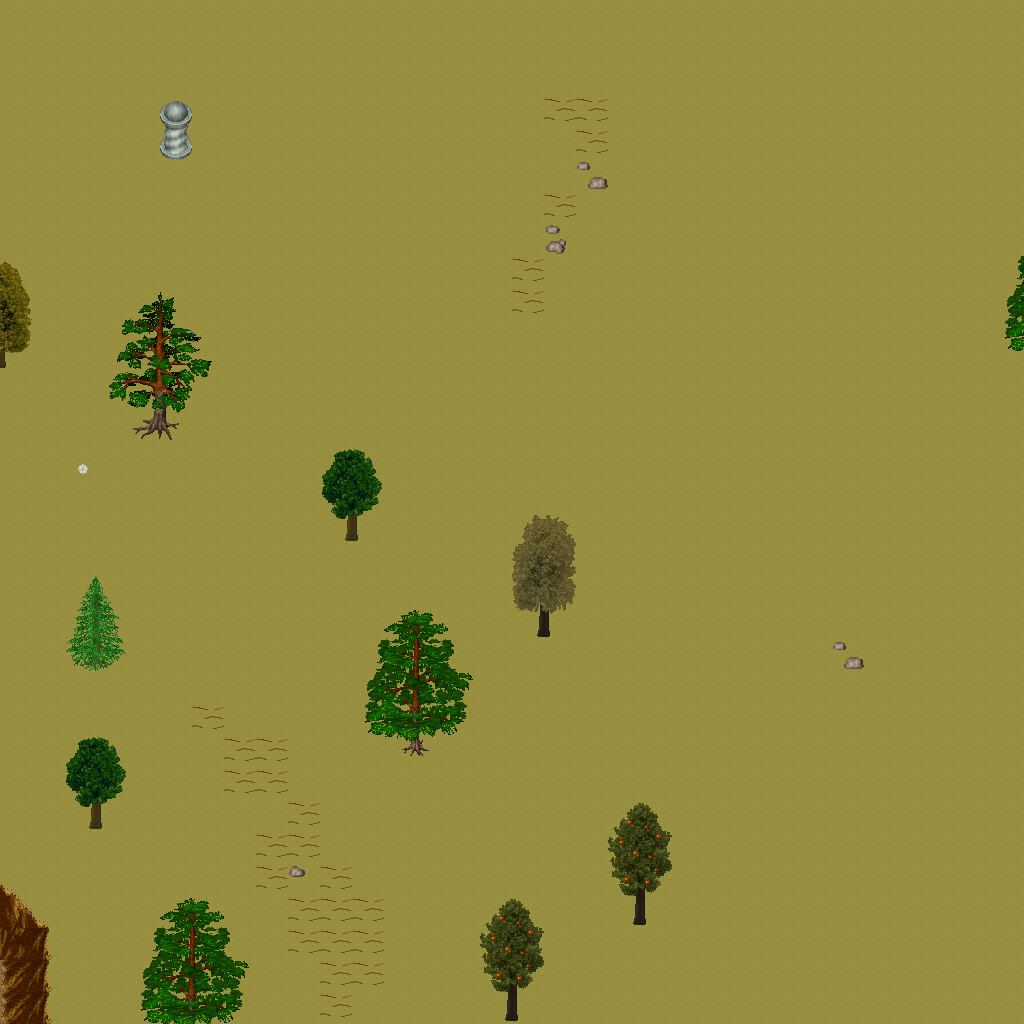

This is a level from a 2D game, rendered from its Tiled map with the project's own tilesets. A one-line summary and the map file follow, with tile-layer data summarised:
An orthogonal 32x32 tile map with 32x32 px tiles, 5 tile layers (Ground, Objects, Objects2, Above, ...), 1 hidden layer not drawn, 17 tilesets.

<map version="1.10" tiledversion="1.11.0" orientation="orthogonal" renderorder="right-down" width="32" height="32" tilewidth="32" tileheight="32" infinite="0" nextlayerid="11" nextobjectid="1">
 <tileset firstgid="1" name="ground_ground" tilewidth="32" tileheight="32" tilecount="33" columns="3">
  <image source="../drawable/ground_ground.png" width="96" height="352" />
 </tileset>
 <tileset firstgid="34" name="ground_rock_pebbles" tilewidth="32" tileheight="32" tilecount="3" columns="1">
  <image source="../drawable/ground_rock_pebbles.png" width="32" height="96" />
 </tileset>
 <tileset firstgid="37" name="ground_grass_edges" tilewidth="32" tileheight="32" tilecount="36" columns="12">
  <image source="../drawable/ground_grass_edges.png" width="384" height="96" />
 </tileset>
 <tileset firstgid="73" name="plant_flower_daisy_white" tilewidth="32" tileheight="32" tilecount="8" columns="2">
  <image source="../drawable/plant_flower_daisy_white.png" width="64" height="128" />
 </tileset>
 <tileset firstgid="81" name="ground_ridge_earth_dark" tilewidth="32" tileheight="32" tilecount="96" columns="12">
  <image source="../drawable/ground_ridge_earth_dark.png" width="384" height="256" />
 </tileset>
 <tileset firstgid="177" name="plant_grasses" tilewidth="32" tileheight="32" tilecount="6" columns="3">
  <image source="../drawable/plant_grasses.png" width="96" height="64" />
 </tileset>
 <tileset firstgid="183" name="ground_earth_edges" tilewidth="32" tileheight="32" tilecount="18" columns="6">
  <image source="../drawable/ground_earth_edges.png" width="192" height="96" />
 </tileset>
 <tileset firstgid="201" name="ground_pothole" tilewidth="32" tileheight="32" tilecount="4" columns="4">
  <image source="../drawable/ground_pothole.png" width="128" height="32" />
 </tileset>
 <tileset firstgid="205" name="item_statue_green_stone_3" tilewidth="32" tileheight="32" tilecount="3" columns="1">
  <image source="../drawable/item_statue_green_stone_3.png" width="32" height="96" />
 </tileset>
 <tileset firstgid="208" name="ground_rock_rocks_2" tilewidth="32" tileheight="32" tilecount="4" columns="2">
  <image source="../drawable/ground_rock_rocks_2.png" width="64" height="64" />
 </tileset>
 <tileset firstgid="212" name="logic_creature_animal" tilewidth="32" tileheight="32" tilecount="32" columns="8">
  <image source="../drawable/logic_creature_animal.png" width="256" height="128" />
 </tileset>
 <tileset firstgid="244" name="logic_collision" tilewidth="32" tileheight="32" tilecount="1" columns="1">
  <image source="../drawable/logic_collision.png" width="32" height="32" />
 </tileset>
 <tileset firstgid="245" name="plant_tree_taller_trees" tilewidth="32" tileheight="32" tilecount="32" columns="8">
  <image source="../drawable/plant_tree_taller_trees.png" width="256" height="128" />
 </tileset>
 <tileset firstgid="277" name="plant_tree_spruce" tilewidth="32" tileheight="32" tilecount="6" columns="2">
  <image source="../drawable/plant_tree_spruce.png" width="64" height="96" />
 </tileset>
 <tileset firstgid="283" name="plant_bush_bush_mult_colored" tilewidth="32" tileheight="32" tilecount="6" columns="3">
  <image source="../drawable/plant_bush_bush_mult_colored.png" width="96" height="64" />
 </tileset>
 <tileset firstgid="289" name="plant_tree_pine_tree" tilewidth="32" tileheight="32" tilecount="20" columns="4">
  <image source="../drawable/plant_tree_pine_tree.png" width="128" height="160" />
 </tileset>
 <tileset firstgid="309" name="plant_tree_pine_tree_1" tilewidth="32" tileheight="32" tilecount="20" columns="4">
  <image source="../drawable/plant_tree_pine_tree_1.png" width="128" height="160" />
 </tileset>
 <layer id="1" name="Ground" width="32" height="32">
  <data>[1024 cells, 1024 non-empty, 2 distinct tile ids]</data>
 </layer>
 <layer id="2" name="Objects" width="32" height="32">
  <data>[1024 cells, 56 non-empty, 24 distinct tile ids]</data>
 </layer>
 <layer id="3" name="Objects2" width="32" height="32">
  <data>[1024 cells, 2 non-empty, 2 distinct tile ids]</data>
 </layer>
 <layer id="4" name="Above" width="32" height="32">
  <data>[1024 cells, 82 non-empty, 55 distinct tile ids]</data>
 </layer>
 <layer id="5" name="Above2" width="32" height="32">
  <data>[1024 cells, 0 non-empty, 0 distinct tile ids]</data>
 </layer>
 <layer id="6" name="Walkable" width="32" height="32" visible="0">
  <data>[1024 cells, 25 non-empty, 1 distinct tile ids]</data>
 </layer>
 <objectgroup id="7" name="Mapevents" />
 <objectgroup id="8" name="Spawn" />
 <objectgroup id="9" name="Keys" />
 <objectgroup id="10" name="Replace" />
</map>
